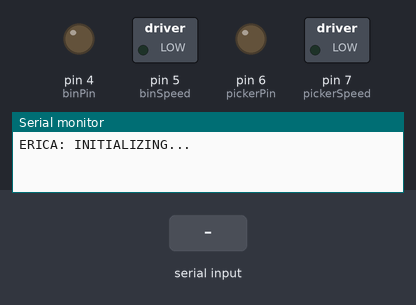
This sketch was run on a simulated Arduino Uno, built with avr-gcc and run on an emulated ATmega328P. On the bench: switched loads named in the sketch (green lamp = pin HIGH), output pins drawn as LEDs (lit = HIGH), the last lines printed to the serial monitor. The test bench sets the inputs (shaded band).

Above: at 1.2 s.
1.3 s: "PICK UP" received over Serial
At 3.8 s:
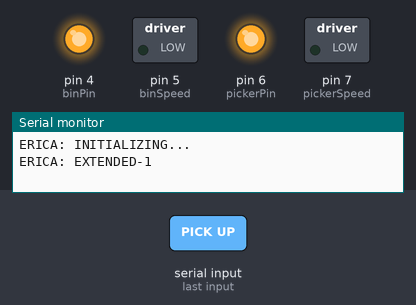
4.3 s: "RETRACT" received over Serial
At 5.8 s:
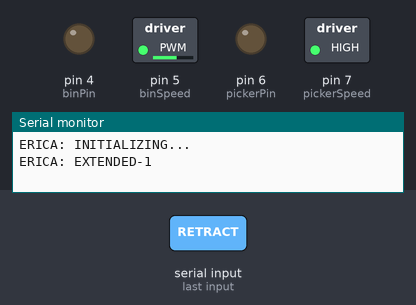
7.3 s: "DROP" received over Serial
At 8.9 s:
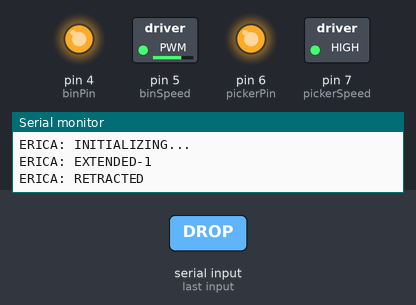
Timing chart, 0 to 10.6 s (numbered marks = the images above; inputs shaded):
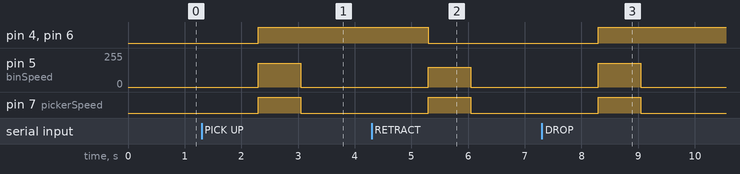

The sketch:

Erica.ino
```cpp
// Motorshield Pins
int binPin = 4;
int binSpeed = 5;
int pickerPin = 6;
int pickerSpeed = 7;

// Global instruction variable
String instruction = "";

void setup() {
  Serial.begin(115200);
  Serial.println("ERICA: INITIALIZING...");

  pinMode(binPin, OUTPUT);
  pinMode(pickerPin, OUTPUT);

  pinMode(binSpeed, OUTPUT);
  pinMode(pickerSpeed, OUTPUT);
}

// Check the serial monitor for new commands
void checkInput() {
  if (Serial.available()) {
    String i = Serial.readString();

    if (i == "HELLO") {
        Serial.println("ERICA: HELLO");
    } else if (i == "PICK UP") {
        extendPicker();
        delay(750);
           binStop();
        pickerStop();
      Serial.println("ERICA: EXTENDED-1");
    } else if (i == "DROP") {
        extendPicker();
        delay(750);
           binStop();
        pickerStop();
      Serial.println("ERICA: EXTENDED-2");
    } else if (i == "RETRACT") {
        retractPicker();
        delay(750);
        binStop();
        pickerStop();
      Serial.println("ERICA: RETRACTED");

    } else if (i == "STOP") {
        Serial.println("ERICA: STOPPING");
        binStop();
        pickerStop();
    } else {
        Serial.println("ERICA: COMMAND NOT RECOGNIZED - STOPPING");
    }
  }
}


// Functions for handling the Picker
void retractPicker() {
  digitalWrite(pickerPin, LOW);
  analogWrite(pickerSpeed, 150);
  digitalWrite(binPin, LOW);
  analogWrite(binSpeed, 150);
}
void extendPicker() {
  digitalWrite(binPin, HIGH);
  analogWrite(binSpeed, 180);
  digitalWrite(pickerPin, HIGH);
  analogWrite(pickerSpeed, 180);
}

// Main Loop
void loop() {
  checkInput();
}

// Stop the motors
void binStop() {
  analogWrite(binSpeed, 0);
}

void pickerStop() {
  analogWrite(pickerSpeed, 0);
}

void stopAll() {
  analogWrite(binSpeed, 0);
  analogWrite(pickerSpeed, 0);
}
```

Measured:
- after the input at 1.3 s, pin 4 (binPin), pin 6 (pickerPin): LOW → HIGH after 1.0 s; pin 5 (binSpeed): 0/255 → 180/255 after 1.0 s, → 0/255 0.75 s later; pin 7 (pickerSpeed): LOW → HIGH after 1.0 s, → LOW 0.75 s later
- after the input at 4.3 s, pin 4 (binPin), pin 6 (pickerPin): HIGH → LOW after 1.0 s; pin 5 (binSpeed): 0/255 → 150/255 after 1.0 s, → 0/255 0.75 s later; pin 7 (pickerSpeed): LOW → HIGH after 1.0 s, → LOW 0.75 s later
- after the input at 7.3 s, pin 4 (binPin), pin 6 (pickerPin): LOW → HIGH after 1.0 s; pin 5 (binSpeed): 0/255 → 180/255 after 1.0 s, → 0/255 0.75 s later; pin 7 (pickerSpeed): LOW → HIGH after 1.0 s, → LOW 0.75 s later
